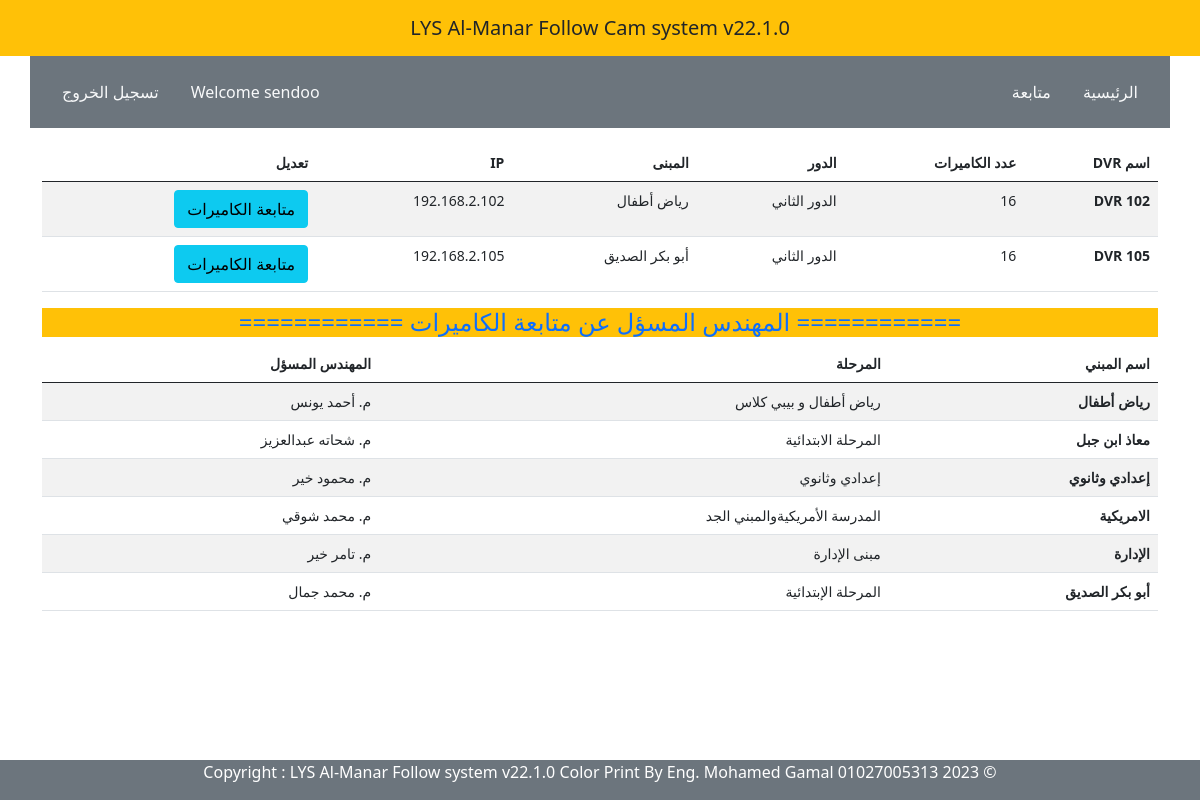
The app's page /follow/all_dvr/ (signed in), older data.
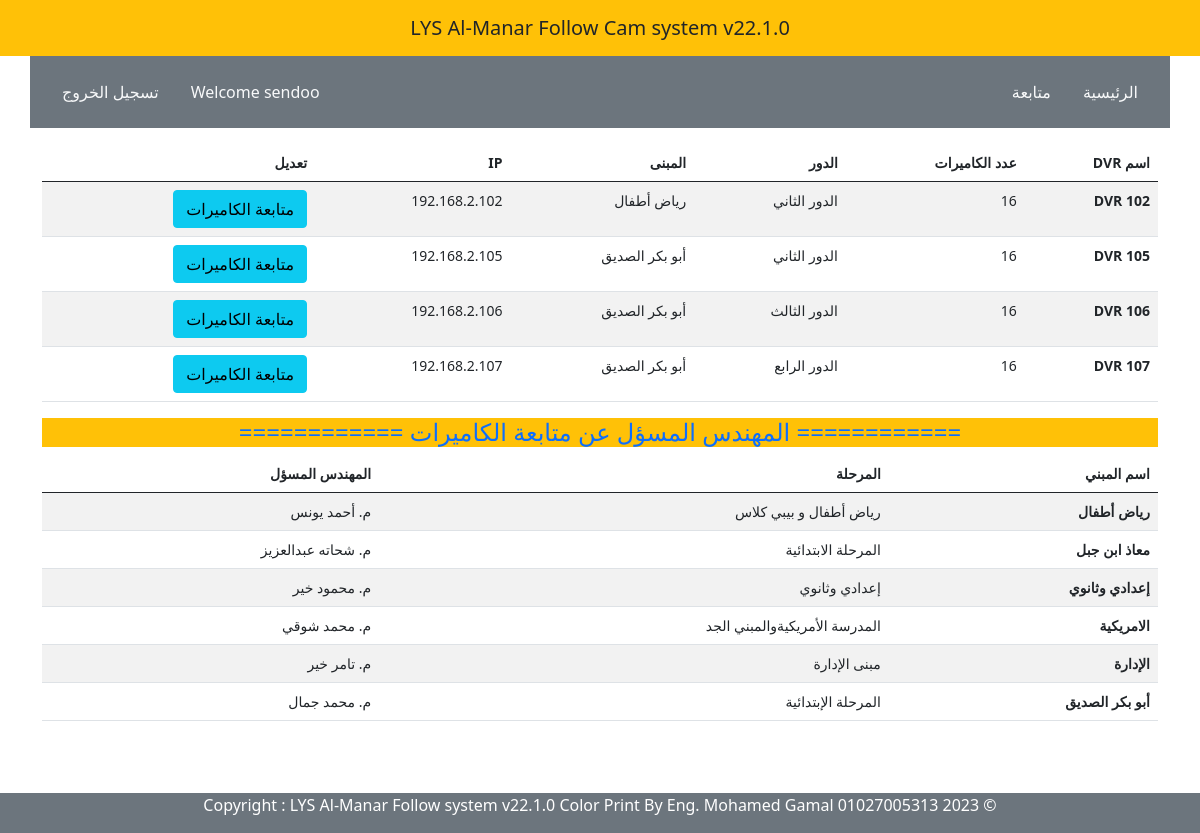
The same page, newer data.
### follow/models.py (models this page shows, shortened)
class Add_DVR(models.Model):
    name            = models.CharField(max_length=30, null=True, blank=True)
    floor           = models.CharField(max_length=30, null=True, blank=True)
    ips             = models.CharField(max_length=30, null=True, blank=True)
    ports           = models.CharField(max_length=30, null=True, blank=True)
    build           = models.ForeignKey('Building',on_delete=models.CASCADE)

class Building(models.Model):
    b_name          = models.CharField(choices=BUILDING,max_length=30, null=True, blank=True)
    stage           = models.CharField(max_length=30, null=True, blank=True)
    it_support      = models.CharField(choices=ITSUPPORT,max_length=30, null=True, blank=True)
    user            = models.OneToOneField(User, on_delete=models.CASCADE, null=True)
    def __str__(self) -> str:
        return self.b_name or ''

### follow/views.py (the view)
# urls.py: path('all_dvr/', views.all_dvr , name='all_dvr'),
@login_required(login_url='user-login')
@cache_control(no_cache=True, must_revalidate=True, no_store=True)
def all_dvr(request):
    context = {
        'all_dvr1' :Add_DVR.objects.all().order_by('ips'),
        'all_dvr2' :Building.objects.all(),
        }
    return render(request, 'follow/all_dvr.html' , context)

### templates/follow/all_dvr.html (shortened to what this page needs)
{% extends 'parties/base.html' %}
{% load crispy_forms_tags %}
{% block content %}
<div class="container mt-3" style='width: 95%; font-size: 14px'>
  <table class="table table-striped table-hover">
    <thead>
      <tr>
        <th scope="col">اسم DVR</th>
        <th scope="col">عدد الكاميرات</th>
        <th scope="col">الدور</th>
        <th scope="col">المبنى</th>
        <th scope="col">IP</th>
        <th scope="col">تعديل</th>
      </tr>
    </thead>
    <tbody class="table-group-divider">
        {% for add in all_dvr1 %}
      <tr>
        <th scope="row">{{ add.name }}</th>
        <td>{{ add.ports }}</td>
        <td>{{ add.floor }}</td>
        <td>{{ add.build }}</td>
        <td>{{ add.ips }}</td>
        <td><a href="{% url 'follow_dvr' %}" class="btn btn-info btm-sm">متابعة الكاميرات</a></td>
        {% endfor %}
      </tr>
    </tbody>
  </table>
<div class='text-center text-primary bg-warning'>
  <h4> ============  المهندس المسؤل عن متابعة الكاميرات ============  </h4>
</div>
  <table class="table table-striped table-hover">
    <thead>
      <tr>
        <th scope="col">اسم المبني</th>
        <th scope="col">المرحلة </th>
        <th scope="col">المهندس المسؤل</th>
      </tr>
    </thead>
    <tbody class="table-group-divider">
        {% for add in all_dvr2 %}
      <tr>
        <th >{{ add.b_name }}</th>
        <td>{{ add.stage }}</td>
        <td scope="row">{{ add.it_support }}</td>
        {% endfor %}
      </tr>
    </tbody>
  </table>
</div>
<br >
<br >
<br >
<br >
{% endblock %}

Row changes from the older to the newer data that the page shows:
added Add_DVR: name "DVR 106", ports "16", floor "الدور الثالث", build "أبو بكر الصديق", ips "192.168.2.106"
added Add_DVR: name "DVR 107", ports "16", floor "الدور الرابع", build "أبو بكر الصديق", ips "192.168.2.107"
